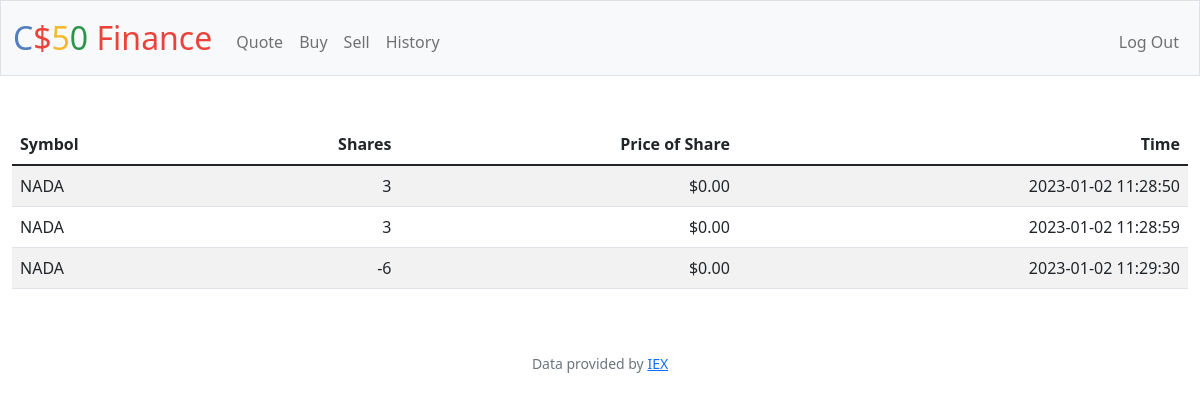
Screenshot of /history (signed in) with the database file from the repository.
### tables this page shows
CREATE TABLE history (id INTEGER NOT NULL, symbol TEXT NOT NULL, nshares NUMERIC NOT NULL, price NUMERIC NOT NULL, time DATETIME NOT NULL, FOREIGN KEY (id) REFERENCES users (id));

### app.py (the view)
@app.route("/history")
@login_required
def history():
    id = session["user_id"]
    shares = db.execute("SELECT * FROM history WHERE id = ?", id)
    return render_template("history.html", shares=shares)

### app.py (called while the page is built)
@app.after_request
def after_request(response):
    response.headers["Cache-Control"] = "no-cache, no-store, must-revalidate"
    response.headers["Expires"] = 0
    response.headers["Pragma"] = "no-cache"
    return response

### helpers.py (called while the page is built)
def login_required(f):
    @wraps(f)
    def decorated_function(*args, **kwargs):
        if session.get("user_id") is None:
            return redirect("/login")
        return f(*args, **kwargs)
    return decorated_function

def usd(value):
    return f"${value:,.2f}"

### templates/history.html (shortened to what this page needs)
{% extends "layout.html" %}
{% block main%}
    <table class="table table-striped">
        <thead>
            <tr>
                <th class="text-start">Symbol</th>
                <th class="text-end">Shares</th>
                <th class="text-end">Price of Share</th>
                <th class="text-end">Time</th>
            </tr>
        </thead>
        <tbody>
            {% for share in shares%}
                <tr>
                    <td class="text-start">{{share.symbol}}</td>
                    <td class="text-end">{{share.nshares}}</td>
                    <td class="text-end">{{share.price | usd}}</td>
                    <td class="text-end">{{share.time}}</td>
                </tr>
            {% endfor%}
        </tbody>
    </table>
{% endblock %}

### rows the page displays
history: symbol "NADA", nshares "3", price "$0.00", time "2023-01-02 11:28:50"
history: symbol "NADA", nshares "3", price "$0.00", time "2023-01-02 11:28:59"
history: symbol "NADA", nshares "-6", price "$0.00", time "2023-01-02 11:29:30"
